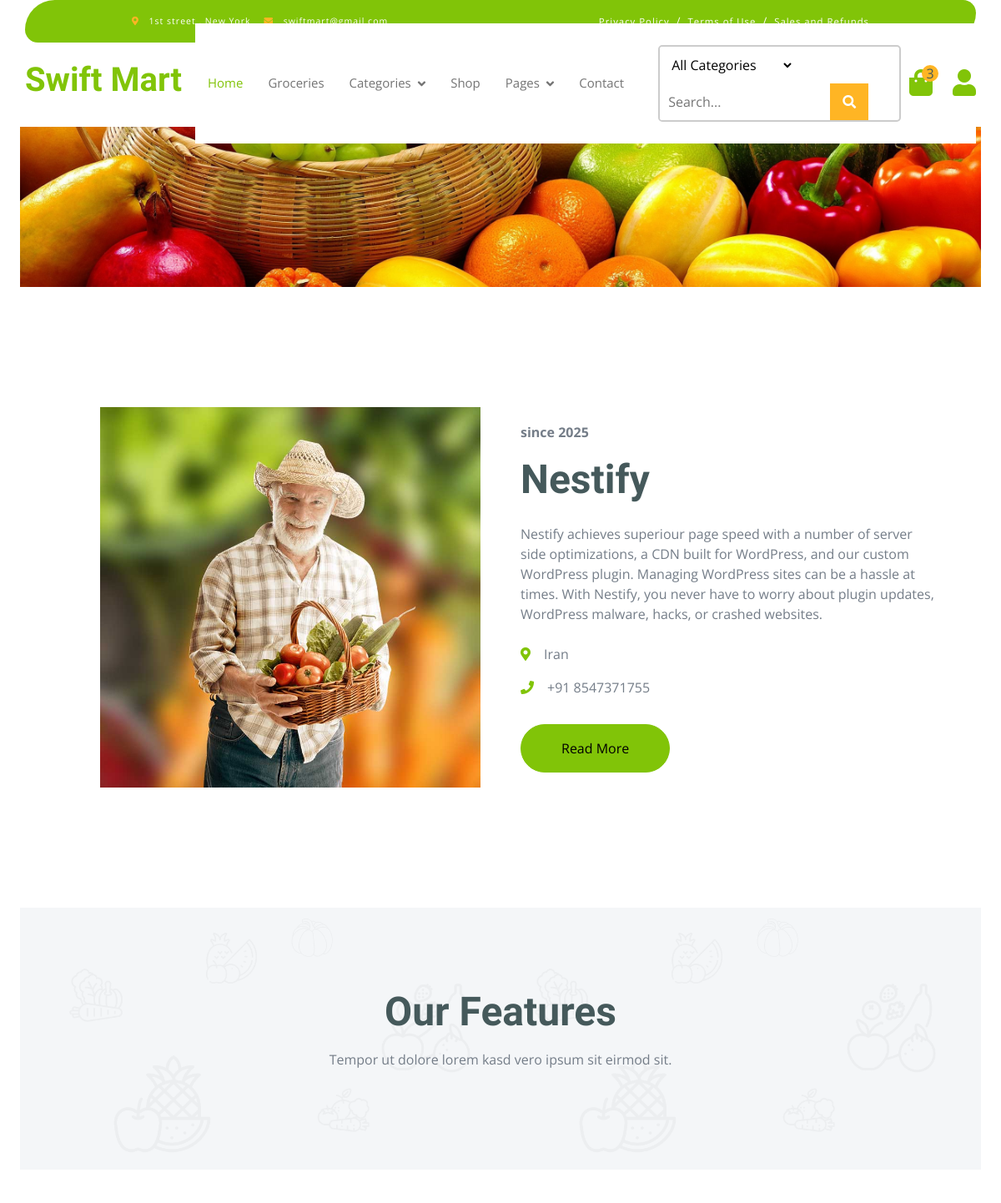
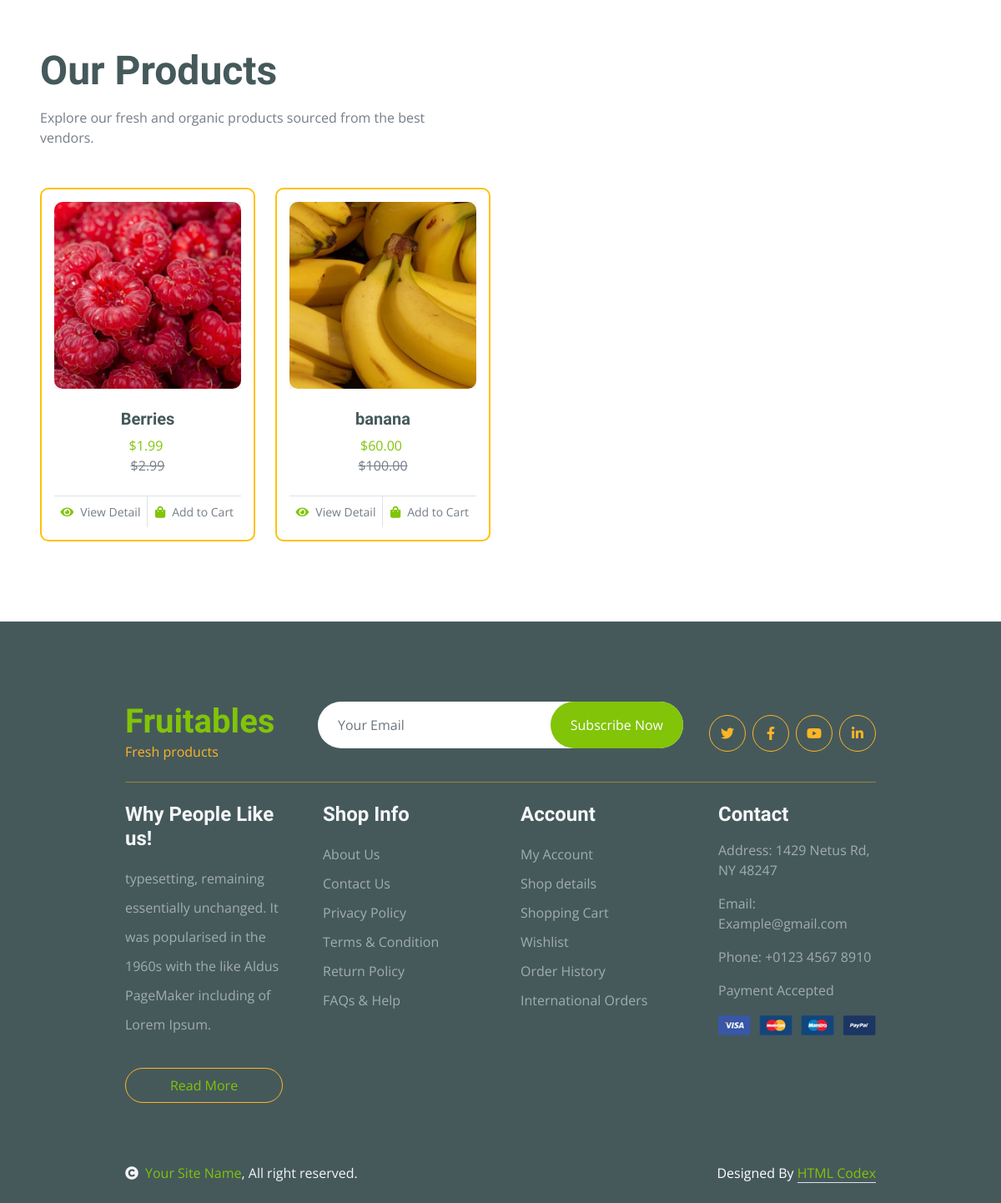
Page /vendor/venhafg42b241/ on the committed database (2 pictures, top to bottom).
### Grocery/models.py (models this page shows, shortened)
class Vendor(models.Model):
    vid = ShortUUIDField(unique=True, length=10, max_length=20, prefix='ven', alphabet="abcdefgh123456")
    title = models.CharField(max_length=100, default="nestify")
    image = models.ImageField(upload_to=user_directory_path, default='vendor.jpg')
    cover_image = models.ImageField(upload_to=user_directory_path, default='vendor.jpg')
    description = models.TextField(null=True, blank=True, default="i am an vendor")
    address = models.CharField(max_length=100,default="arumanai")
    contact = models.CharField(max_length=100, default='+91 8547371755')
    chat_resp_time = models.CharField(max_length=100,default='100')
    shipping_time = models.CharField(max_length=100,default='100')
    authentic_rating = models.CharField(max_length=100,default='100')
    days_return = models.CharField(max_length=100,default='100')
    warranty_period = models.CharField(max_length=100,default='100')
    date = models.DateTimeField(auto_now_add=True,null=True, blank=True)
    user = models.ForeignKey(User, on_delete=models.SET, null=True)
    class Meta:
        verbose_name_plural = "Vendors"

class Product(models.Model):
    pid = ShortUUIDField(unique=True, length=10, max_length=20, prefix='ven', alphabet="abcdefgh123456")
    user = models.ForeignKey(User, on_delete=models.SET_NULL, null=True, related_name="user_products")
    category = models.ForeignKey(Category, on_delete=models.SET_NULL, null=True, related_name="category")
    vendor = models.ForeignKey(Vendor, on_delete=models.SET_NULL, null=True, related_name="products_vendor")
    title = models.CharField(max_length=100, default="fresh pear")
    image = models.ImageField(upload_to=user_directory_path, default='product.jpg')
    description = models.TextField(null=True, blank=True, default="this is the product")
    price = models.DecimalField(max_digits=10, decimal_places=2, default="1.99")
    old_price = models.DecimalField(max_digits=10, decimal_places=2, default="2.99")
    Specification = models.TextField(null=True, blank=True)
    type = models.CharField(max_length=100, default="organic", null=True, blank=True)
    stock_count = models.CharField(max_length=100, default="10", null=True, blank=True)
    mfd = models.DateTimeField(auto_now_add=False, null=True, blank=True)
    life = models.CharField(max_length=100, default="100 days", null=True, blank=True)
    tags = TaggableManager( blank=True)
    product_status = models.CharField(choices=STATUS, max_length=10, default="in_review")
    status = models.BooleanField(default=True)
    in_stock = models.BooleanField(default=True)
    featured = models.BooleanField(default=False)
    digital = models.BooleanField(default=False)
    sku = ShortUUIDField(unique=True, length=4, max_length=20, prefix='sku', alphabet="1234567890")
    date = models.DateTimeField(null=True, blank=True)
    class Meta:
        verbose_name_plural = "Products"

### Grocery/views.py (the view)
# urls.py: path("vendor/<vid>/", vendor_detail_list_view,name = "vendor_detail_list"),
def vendor_detail_list_view(request, vid):
    vendor = Vendor.objects.get(vid=vid)
    products = Product.objects.filter(product_status= "Published", vendor=vendor)
    context = {
        "vendor": vendor,
        "products": products,
    }
    return render(request, 'Grocery/vendor-detail-list.html', context)

### Grocery/context_processor.py (called while the page is built)
def default(request):
    categories = Category.objects.all()
    address = None  # Default value in case of anonymous user
    if request.user.is_authenticated:  # Ensure user is logged in
        address = ADDRESS.objects.filter(user=request.user)
    return {
        "categories": categories,
        "address": address,
    }

### templates/Grocery/vendor-detail-list.html (shortened to what this page needs)
{% extends 'partial/base.html' %}
{% load static %}
{% block body %}
<div class="container-fluid px-4">
    <div class="container-fluid py-5 mb-5 hero-header" style="background-image: url('{{ vendor.cover_image.url }}');">
        <div class="container py-5">
        </div>
    </div>
    <div class="container-xxl py-5">
        <div class="container px-4">
            <div class="row g-5 align-items-center">
                <div class="col-lg-6 wow fadeIn" data-wow-delay="0.1s">
                    <div class="about-img position-relative overflow-hidden p-5 pe-0">
                        <img class="img-fluid w-100" src="{{ vendor.image.url }}">
                    </div>
                </div>
                <div class="col-lg-6 wow fadeIn" data-wow-delay="0.5s">
                    <p><strong>since {{ vendor.date|date:"Y" }}</strong></p>
                    <h1 class="display-5 mb-4">{{ vendor.title }}</h1>
                    <p class="mb-4">{{ vendor.description }}</p>
                    <p><i class="fa fa-map-marker-alt text-primary me-3"></i>{{ vendor.address }}</p>
                    <p><i class="fa fa-phone text-primary me-3"></i>{{ vendor.contact }}</p>
                    <a class="btn btn-primary rounded-pill py-3 px-5 mt-3" href="">Read More</a>
                </div>
            </div>
        </div>
    </div>
    <div class="container-fluid bg-light bg-icon my-5 py-6 px-4">
        <div class="container">
            <div class="section-header text-center mx-auto mb-5 wow fadeInUp" data-wow-delay="0.1s" style="max-width: 500px;">
                <h1 class="display-5 mb-3">Our Features</h1>
                <p>Tempor ut dolore lorem kasd vero ipsum sit eirmod sit.</p>
            </div>
        </div>
    </div>
    <div class="container-xxl py-5">
            <div class="row g-0 gx-5 align-items-end">
                <div class="col-lg-6">
                    <div class="section-header text-start mb-5 wow fadeInUp" data-wow-delay="0.1s" style="max-width: 500px;">
                        <h1 class="display-5 mb-3">Our Products</h1>
                        <p>Explore our fresh and organic products sourced from the best vendors.</p>
                    </div>
                </div>
            </div>
            <div class="row g-4">
                {% for product in products %}
                <div class="col-xl-3 col-lg-4 col-md-6 wow fadeInUp" data-wow-delay="0.{{ forloop.counter }}s">
                    <div class="product-item border border-warning rounded">
                        <div class="position-relative bg-light overflow-hidden">
                            <img class="img-fluid w-100" src="{{ product.image.url }}" alt="{{ product.name }}">
                        </div>
                        <div class="text-center p-4">
                            <a class="d-block h5 mb-2" href="#">{{ product.title }}</a>
                            <span class="text-primary me-1">${{ product.price }}</span>
                            {% if product.old_price %}
                            <span class="text-body text-decoration-line-through">${{ product.old_price }}</span>
                            {% endif %}
                        </div>
                        <div class="d-flex border-top">
                            <small class="w-50 text-center border-end py-2">
                                <a class="text-body" href="#"><i class="fa fa-eye text-primary me-2"></i>View Detail</a>
                            </small>
                            <small class="w-50 text-center py-2">
                                <a class="text-body" href="#"><i class="fa fa-shopping-bag text-primary me-2"></i>Add to Cart</a>
                            </small>
                        </div>
                    </div>
                </div>
                {% empty %}
                <p class="text-center text-muted">No products available.</p>
                {% endfor %}
            </div>
        </div>
    </div>
{% endblock %}

### static/css/style.css (style rules this page uses)
* { margin: 0; padding: 0; box-sizing: border-box; }
body, html { width: 100%; overflow-x: hidden; }
.container-fluid { width: 100%; margin: 0; padding: 0; }
.btn { font-weight: 400; transition: .5s; }
.hero-header { background: linear-gradient(rgba(248, 223, 173, 0.1), rgba(248, 223, 173, 0.1)), url(../img/hero-img.jpg); background-position: center center; background-repeat: no-repeat; background-size: cover; }
@media (min-width: 992px) { .hero-header, .page-header { margin-top: 152px !important; } }
.p-4 { flex-grow: 1; border: none !important; }
.p-4 { flex-grow: 1; border: none !important; display: flex; flex-direction: column; justify-content: space-between; }
.p-4 { border: none; }
.bg-icon { background: url(../img/bg-icon.png) center center repeat; background-size: contain; }
:root { --primary: #3CB815; --secondary: #F65005; --light: #F7F8FC; --dark: #111111; }
.py-6 { padding-top: 6rem; padding-bottom: 6rem; }
.product-item { background: #fff; padding: 15px; border-radius: 10px; transition: transform 0.3s ease-in-out, box-shadow 0.3s ease-in-out; }
.product-item img { border-radius: 10px; }
.border-warning { border: 2px solid #ffc107 !important; }
.container, .fruite { padding-left: 120px; padding-right: 120px; margin-left: auto; margin-right: auto; }

### templates/partial/base.html (style rules this page uses)
body { background-color: #f8f9fa; }
.container { margin-top: 0px; }
body, html { margin: 0; padding: 0; width: 100%; }

### rows in the picture
Vendor: cover_image (picture), image (picture), date "2025", title "Nestify", description "Nestify achieves superiour page speed with a number of server side optimizations, a CDN built for WordPress, and our custom WordPress plugin. Managing WordPress sites can be a hassle at times. With Nestify, you never have to worry about plugin updates, WordPress malware, hacks, or crashed websites.", address "Iran", contact "+91 8547371755"
Product: image (picture), title "Berries", price "1.99", old_price "2.99"
Product: image (picture), title "banana", price "60.00", old_price "100.00"
